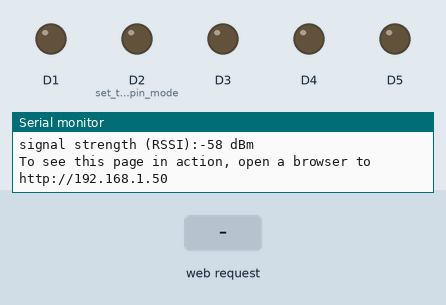
A sketch run on a simulated Arduino MKR. On the bench: output pins drawn as LEDs (lit = HIGH), the last lines printed to the serial monitor. Inputs (shaded band) come from the test bench. WiFi joins after 1.5 s; servers stay silent unless stated.

Above: at 12.7 s.
12.8 s: HTTP request GET /H1 received
At 13.2 s:
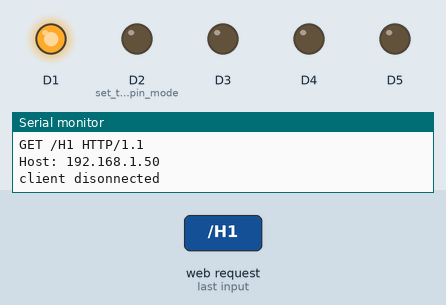
14.3 s: HTTP request GET /H2 received
At 15.5 s:
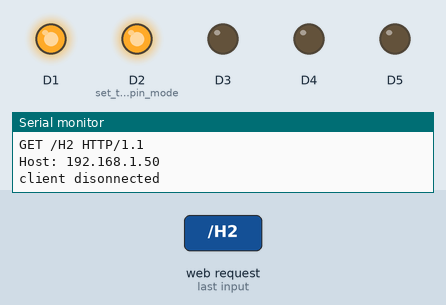
15.8 s: HTTP request GET /L1 received
At 16.7 s:
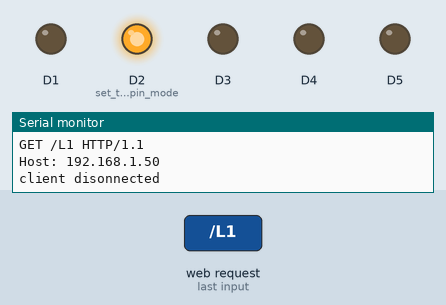
17.3 s: HTTP request GET /H3 received
At 17.8 s:
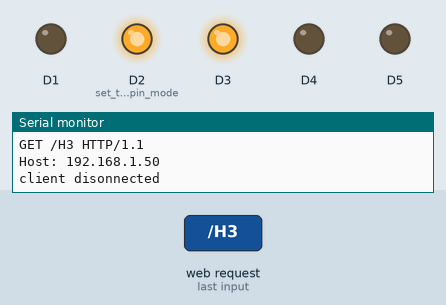
18.8 s: HTTP request GET /L2 received
At 20.0 s:
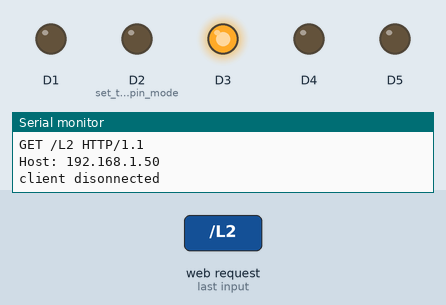
20.3 s: HTTP request GET /H4 received
At 21.3 s:
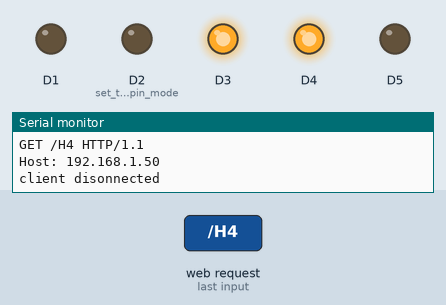
Timing chart, 0 to 22.8 s (numbered marks = the images above; inputs shaded):
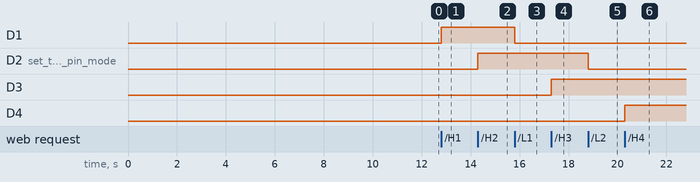

Measured:
- after the input at 12.8 s, D1: LOW → HIGH at once
- after the input at 14.3 s, D2 (set_the_LED_pin_mode): LOW → HIGH at once
- after the input at 15.8 s, D1: HIGH → LOW at once
- after the input at 17.3 s, D3: LOW → HIGH at once
- after the input at 18.8 s, D2 (set_the_LED_pin_mode): HIGH → LOW at once
- after the input at 20.3 s, D4: LOW → HIGH at once

The sketch:

HomeautomationMKR1000.ino
```cpp
/*
  WiFi Web Server LED Blink

 A simple web server that lets you blink an LED via the web.
 This sketch will print the IP address of your WiFi Shield (once connected)
 to the Serial monitor. From there, you can open that address in a web browser
 to turn on and off the LED on pin 9.

 If the IP address of your shield is yourAddress:
 http://yourAddress/H turns the LED on
 http://yourAddress/L turns it off

 This example is written for a network using WPA encryption. For
 WEP or WPA, change the Wifi.begin() call accordingly.

 Circuit:
 * WiFi shield attached
 * LED attached to pin 9

 created 25 Nov 2012
 by Tom Igoe
 */
#include <SPI.h>
#include <WiFi101.h>

char ssid[] = "Rithvik";      //  your network SSID (name)
char pass[] = "8297871818";   // your network password
int keyIndex = 0;                 // your network key Index number (needed only for WEP)

int status = WL_IDLE_STATUS;
WiFiServer server(80);

void setup() {
  Serial.begin(9600);      // initialize serial communication
  pinMode(1, OUTPUT);
    pinMode(2, OUTPUT);// set the LED pin mode
 pinMode(3, OUTPUT);
  pinMode(4, OUTPUT);
  pinMode(5, OUTPUT);
  // check for the presence of the shield:
  if (WiFi.status() == WL_NO_SHIELD) {
    Serial.println("WiFi shield not present");
    while (true);       // don't continue
  }

  // attempt to connect to Wifi network:
  while ( status != WL_CONNECTED) {
    Serial.print("Attempting to connect to Network named: ");
    Serial.println(ssid);                   // print the network name (SSID);

    // Connect to WPA/WPA2 network. Change this line if using open or WEP network:
    status = WiFi.begin(ssid, pass);
    // wait 10 seconds for connection:
    delay(10000);
  }
  server.begin();                           // start the web server on port 80
  printWifiStatus();                        // you're connected now, so print out the status
}


void loop() {
  WiFiClient client = server.available();   // listen for incoming clients

  if (client) {                             // if you get a client,
    Serial.println("new client");           // print a message out the serial port
    String currentLine = "";                // make a String to hold incoming data from the client
    while (client.connected()) {            // loop while the client's connected
      if (client.available()) {             // if there's bytes to read from the client,
        char c = client.read();             // read a byte, then
        Serial.write(c);                    // print it out the serial monitor
        if (c == '\n') {                    // if the byte is a newline character

          // if the current line is blank, you got two newline characters in a row.
          // that's the end of the client HTTP request, so send a response:
          if (currentLine.length() == 0) {
            // HTTP headers always start with a response code (e.g. HTTP/1.1 200 OK)
            // and a content-type so the client knows what's coming, then a blank line:
            client.println("HTTP/1.1 200 OK");
            client.println("Content-type:text/html");
            client.println();
    client.println("<HTML>");
           client.println("<HEAD>");
            // the content of the HTTP response follows the header:


           client.println("<meta name='apple-mobile-web-app-capable' content='yes' />");
           client.println("<meta name='apple-mobile-web-app-status-bar-style' content='black-translucent' />");
           client.println("<link rel='stylesheet' type='text/css' href='http://randomnerdtutorials.com/ethernetcss.css' />");

           client.println("<TITLE>OPEN HARDWARE DAYS</TITLE>");
           client.println("</HEAD>");
           client.println("<BODY>");
           client.println("<H1>OPEN HARDWARE DAYS</H1>");
           client.println("<hr />");
           client.println("<br />");
           client.println("<H2>HOME AUTOMATION</H2>");
            client.print("Click to<a href=\"/H1\"> turn on the light in hall </a><br>");

           client.println("<br />");
            client.print("Click to<a href=\"/L1\">turn off the light in hall</a><br>");
           client.println("<br />");
             client.print("Click to<a href=\"/H2\">turn on the light in bedroom</a> <br>");
           client.println("<br />");
            client.print("Click to<a href=\"/L2\">turn off the light in bedroom</a> <br>");
           client.println("<br />");
           client.print("Click to<a href=\"/H3\">turn on the light in bedroom</a> <br>");
           client.println("<br />");
            client.print("Click to<a href=\"/L3\"> turn off the light in bedroom</a><br>");
           client.println("<br />");
           client.print("Click to<a href=\"/H4\">turn on the light in bedroom</a> <br>");
           client.println("<br />");
            client.print("Click to<a href=\"/L4\"> turn off the light in bedroom</a><br>");
           client.println("<br />");
           client.print("Click to<a href=\"/H5\"> turn on the light in bedroom</a><br>");
           client.println("<br />");
            client.print("Click to<a href=\"/L5\"> turn off the light in bedroom</a><br>");
           client.println("<br />");
           client.println("<br />");
           client.println("</BODY>");
           client.println("</HTML>");


            // The HTTP response ends with another blank line:
            client.println();
            // break out of the while loop:
            break;
          }
          else {      // if you got a newline, then clear currentLine:
            currentLine = "";
          }
        }
        else if (c != '\r') {    // if you got anything else but a carriage return character,
          currentLine += c;      // add it to the end of the currentLine
        }

        // Check to see if the client request was "GET /H" or "GET /L":
        if (currentLine.endsWith("GET /H1")) {
          digitalWrite(1, HIGH);               // GET /H turns the LED on
        }
        if (currentLine.endsWith("GET /L1")) {
          digitalWrite(1, LOW);
        }// GET /L turns the LED off
        if (currentLine.endsWith("GET /H2")) {
          digitalWrite(2, HIGH);
        }
         if (currentLine.endsWith("GET /L2")) {
          digitalWrite(2, LOW);
        }
        if (currentLine.endsWith("GET /H3")) {
          digitalWrite(3, HIGH);
        }
         if (currentLine.endsWith("GET /L3")) {
          digitalWrite(3, LOW);
         }
         if (currentLine.endsWith("GET /H4")) {
          digitalWrite(4, HIGH);
        }
         if (currentLine.endsWith("GET /L4")) {
          digitalWrite(4, LOW);
         }
         if (currentLine.endsWith("GET /H5")) {
          digitalWrite(5, HIGH);
        }
         if (currentLine.endsWith("GET /L5")) {
          digitalWrite(5, LOW);
         }
      }
    }
    // close the connection:
    client.stop();
    Serial.println("client disonnected");
  }
}

void printWifiStatus() {
  // print the SSID of the network you're attached to:
  Serial.print("SSID: ");
  Serial.println(WiFi.SSID());

  // print your WiFi shield's IP address:
  IPAddress ip = WiFi.localIP();
  Serial.print("IP Address: ");
  Serial.println(ip);

  // print the received signal strength:
  long rssi = WiFi.RSSI();
  Serial.print("signal strength (RSSI):");
  Serial.print(rssi);
  Serial.println(" dBm");
  // print where to go in a browser:
  Serial.print("To see this page in action, open a browser to http://");
  Serial.println(ip);
}
```
